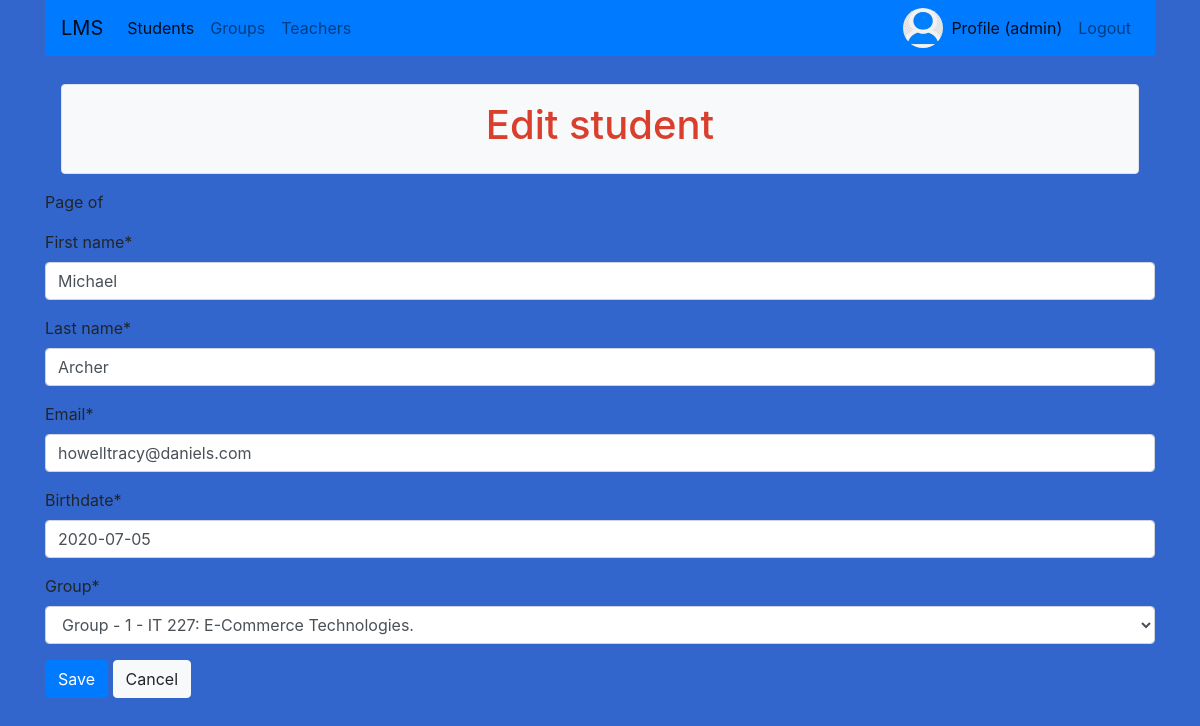
The app's page /students/edit/50 (signed in) with its own data.
### user_account/models.py (models this page shows, shortened)
class UserAccountProfile(models.Model):
    user = models.OneToOneField(
        User,
        on_delete=models.CASCADE,
        related_name="profile"
    )
    image = models.ImageField(default='default.jpg', upload_to='pics')

### student/models.py (models this page shows, shortened)
class Student(models.Model):
    first_name = models.CharField(max_length=40, null=False)
    last_name = models.CharField(max_length=20, null=False)
    email = models.EmailField(max_length=50, null=True, db_index=True)
    birthdate = models.DateField(default=datetime.date.today)
    group = models.ForeignKey(
        to=Group,
        null=True,
        on_delete=models.SET_NULL,
        related_name='students'
    )

### student/views.py (the view, shortened to what this page needs)
# urls.py: path('edit/<int:pk>', StudentsUpdateView.as_view(), name='edit'),
class StudentsUpdateView(LoginRequiredMixin, UpdateView):
    model = Student
    template_name = 'students_edit.html'
    form_class = StudentEditForm
    login_url = reverse_lazy('login')
    def get_context_data(self, *, object_list=None, **kwargs):
        context = super().get_context_data(object_list=None, **kwargs)
        context['title'] = 'Edit student'
        return context

### student/forms.py
class StudentEditForm(StudentBaseForm):
    def clean_email(self):
        email = self.cleaned_data['email']
        already_exists = Student.objects. \
            filter(email=email). \
            exclude(id=self.instance.id). \
            count() > 0
        if already_exists:
            raise ValidationError('Email already exists!')
        return email

### group/models.py (called while the page is built)
    def __str__(self):
        return f'{self.name} - {self.course}'

### student/templates/students_edit.html (shortened to what this page needs)
{% extends 'base.html' %}
{% load crispy_forms_tags %}
{% block content %}
    <form method="post">
        {{ form|crispy }}
      <button type="submit" class="btn btn-primary">Save</button>
      <a href="{% url 'students:list' %}"  class="btn btn-light">Cancel</a>
    </form>
{% endblock %}

### templates/base.html (shortened to what this page needs)
{% load static %}
<!DOCTYPE html>
<html lang="en">
<head>
    <link rel="stylesheet" href="https://stackpath.bootstrapcdn.com/bootstrap/4.5.0/css/bootstrap.min.css"
>
    <link rel="stylesheet" type="text/css" href="{% static 'main/css/base.css' %}">
</head>
<body>
<div class="container">
    <nav class="navbar navbar-expand-lg navbar-light bg-primary">
        <a class="navbar-brand" href="{% url 'index' %}">LMS</a>
        <div class="collapse navbar-collapse" id="navbarSupportedContent">
            <ul class="navbar-nav mr-auto">
                <li class="nav-item active">
                    <a class="nav-link" href="{% url 'students:list' %}">Students <span class="sr-only">(current)</span></a>
                </li>
                <li class="nav-item">
                    <a class="nav-link" href="{% url 'groups:list' %}">Groups</a>
                </li>
                <li class="nav-item">
                    <a class="nav-link" href="{% url 'teachers:list' %}">Teachers</a>
                </li>
            </ul>
            <ul class="navbar-nav">
                {% if user.is_authenticated %}
                    <li class="nav-item">
                        <img alt="Profile pic" width="40" height="40" class="rounded-circle" src="{{ user.profile.image.url }}">
                    </li>
                    <li class="nav-item active">
                        <a class="nav-link" href="{% url 'profile' %}">Profile ({{ user.username}})</a>
                    </li>
                    <li class="nav-item">
                        <a class="nav-link" href="{% url 'logout' %}">Logout</a>
                    </li>
                {% endif %}
            </ul>
        </div>
    </nav>
</div>
<div class="container">
        <div class="p-1 m-1">
        </div>
        <div class="border rounded text-center p-3 m-3 bg-light text-dark" >
            <h1>{% block title %}{{ title }}{% endblock %}</h1>
        </div>
    <p>
        Page {{ page_obj.number }} of {{ page_obj.paginator.num_pages }}
    </p>
    {% block  content %}
    {% endblock %}
</div>
</body>
</html>

### static/main/css/base.css (style rules this page uses)
h1 { color: #d93f2c; }
body { background-color: #3366CC; }

### records on screen
Student: first_name "Michael", last_name "Archer", email "howelltracy@daniels.com", birthdate "2020-07-05", group "Group - 1 - IT 227: E-Commerce Technologies."

### other values on screen
{{ user.username }} "admin"
{{ title }} "Edit student"
